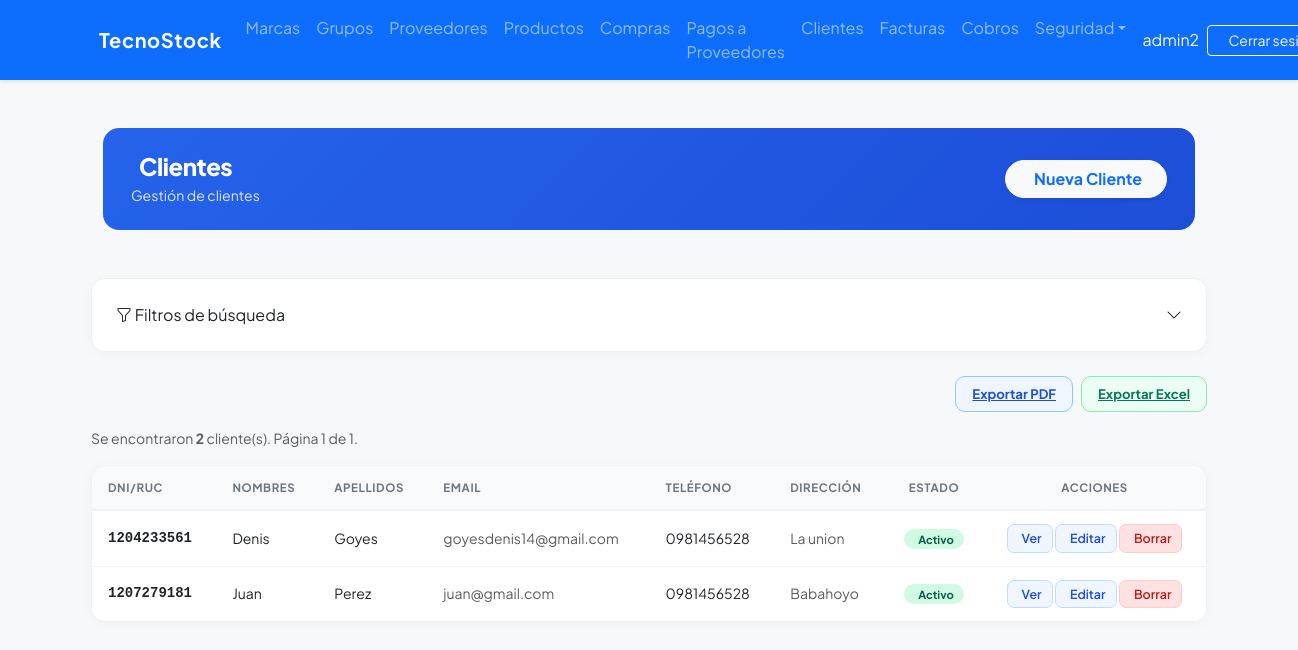
/customers/ (signed in), run on an earlier commit of the app's database.
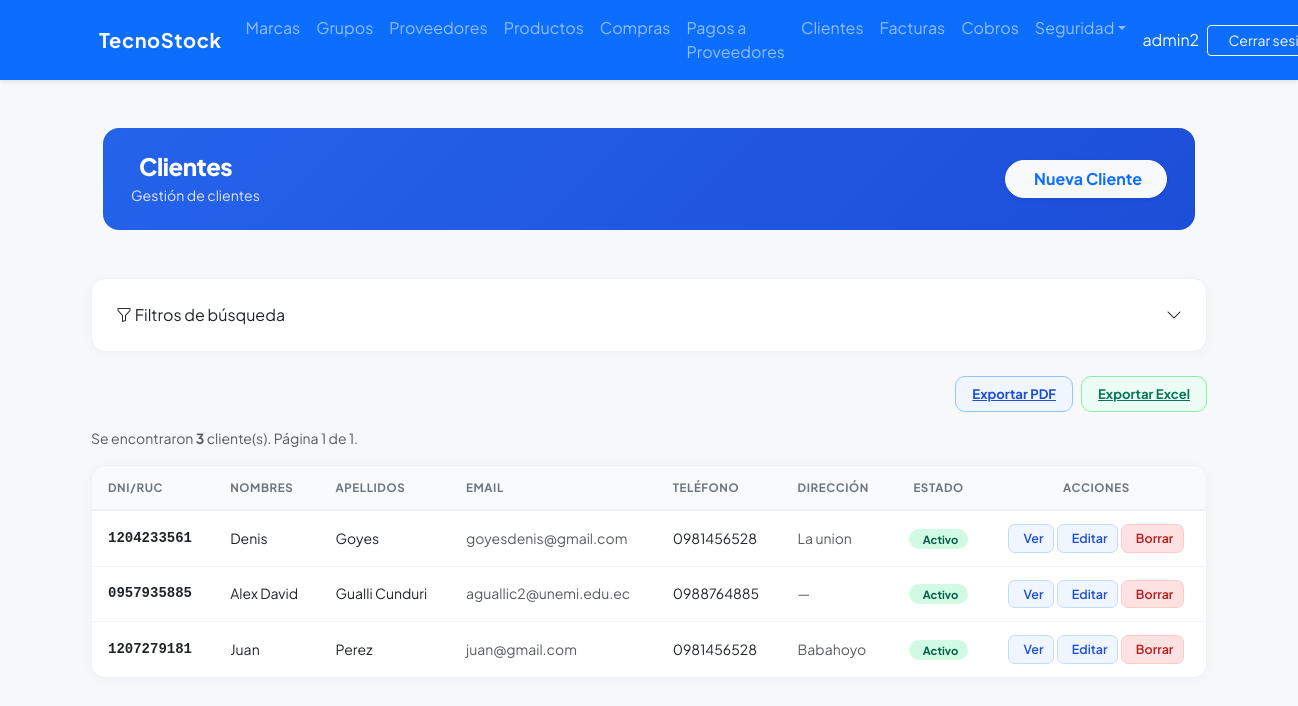
And on a later commit of the database.
### billing/models.py (models this page shows, shortened)
class Customer(models.Model):
    dni = models.CharField(max_length=13, unique=True, verbose_name='DNI/RUC', validators=[validate_cedula_ec])
    first_name = models.CharField(max_length=100, verbose_name='Nombres')
    last_name = models.CharField(max_length=100, verbose_name='Apellidos')
    email = models.EmailField(blank=True, null=True, verbose_name='Correo Electronico')
    phone = models.CharField(max_length=20, blank=True, null=True, verbose_name='Teléfono')
    address = models.TextField(blank=True, null=True, verbose_name='Dirección')
    whatsapp_apikey = models.CharField(
        max_length=20, blank=True, null=True,
        verbose_name='WhatsApp API Key (CallMeBot)',
        help_text='Solo necesaria si el cliente se suscribió a CallMeBot para recibir notificaciones.'
    )
    is_active = models.BooleanField(default=True, verbose_name='Activo')
    created_at = models.DateTimeField(auto_now_add=True, verbose_name='Creado el')
    updated_at = models.DateTimeField(auto_now=True, verbose_name='Actualizado el')
    class Meta:
        ordering = ['last_name', 'first_name']

### billing/views.py (the view)
# urls.py: path('customers/', views.CustomerListView.as_view(), name='customer_list'),
class CustomerListView(LoginRequiredMixin,GroupRequiredMixin, ExportMixin, PermissionOrRedirectMixin, ListView):
    permission_required = 'billing.view_customer'
    group_required = ['Administrador', 'Vendedor']
    model = Customer
    template_name = 'billing/customer_list.html'
    context_object_name = 'items'
    paginate_by = 10
    export_filename = 'clientes'
    export_fields = [
        ('dni', 'DNI/RUC'),
        ('first_name', 'Nombres'),
        ('last_name', 'Apellidos'),
        ('email', 'Correo'),
        ('phone', 'Teléfono'),
        ('address', 'Dirección'),
        ('is_active', 'Estado')
    ]
    def get_queryset(self):
        qs = super().get_queryset()
        p = self.request.GET
        if p.get('dni'):
            qs = qs.filter(dni=p['dni'])
        if p.get('name'):
            qs = qs.filter(Q(first_name__icontains=p['name']) | Q(last_name__icontains=p['name']))
        is_active = p.get('is_active', '')
        if is_active == 'true':
            qs = qs.filter(is_active=True)
        elif is_active == 'false':
            qs = qs.filter(is_active=False)
        return qs
    def get_context_data(self, **kwargs):
        ctx = super().get_context_data(**kwargs)
        ctx['filter'] = self.request.GET
        filter_keys = ['dni', 'name', 'is_active']
        ctx['has_active_filters'] = any(self.request.GET.get(k) for k in filter_keys)
        params = self.request.GET.copy()
        params.pop('page', None)
        ctx['query_string'] = params.urlencode()
        return ctx

### security/templatetags/security_tags.py (called while the page is built)
@register.filter(name='has_group')
def has_group(user, group_name):
    if not user.is_authenticated:
        return False
    if user.is_superuser:      # el superusuario ve todo
        return True
    return user.groups.filter(name=group_name).exists()

### shared/mixins.py (called while the page is built, shortened)
    def get(self, request, *args, **kwargs):
        export_format = request.GET.get('export')
        return super().get(request, *args, **kwargs)

    def get_context_data(self, **kwargs):
        ctx = super().get_context_data(**kwargs)
        params = self.request.GET.copy()
        params.pop('page', None)
        ctx['query_string'] = params.urlencode()
        fields = self.export_fields
        if not fields:
            fields = [(f.name, str(f.verbose_name).capitalize()) for f in self.model._meta.fields]
        ctx['available_columns'] = fields
        selected = self.request.GET.getlist('columns')
        if not selected:
            selected = [f[0] for f in fields]
        ctx['selected_columns'] = selected
        return ctx

### billing/templates/billing/customer_list.html (shortened to what this page needs)
{% extends 'billing/base.html' %}
{% block content %}
<div class="container-fluid py-4">
  <div class="page-header d-flex justify-content-between align-items-center mb-4">
    <div>
      <h1>Clientes</h1>
      <p>Gestión de clientes</p>
    </div>
    {% if perms.billing.add_customer %}
    <a href="{% url 'billing:customer_create' %}" class="btn btn-light fw-bold rounded-pill px-4 shadow-sm text-primary">
       Nueva Cliente
    </a>
    {% endif %}
  </div>
</div>
<div class="glass-card p-4 mb-4">
  <div class="d-flex justify-content-between align-items-center filter-toggle-btn"
       data-bs-toggle="collapse"
       data-bs-target="#filterCollapse"
       aria-expanded="{% if has_active_filters %}true{% else %}false{% endif %}"
       aria-controls="filterCollapse">
    <div>
      <i class="bi bi-funnel"></i> Filtros de búsqueda
    </div>
    <div class="d-flex align-items-center gap-2">
      <i class="bi bi-chevron-down ms-1"></i>
    </div>
  </div>
</div>
<div class="d-flex justify-content-end align-items-center gap-2 mb-3">
  <a href="?{{ query_string }}&export=pdf" class="btn-pdf">
     Exportar PDF
  </a>
  <a href="?{{ query_string }}&export=excel" class="btn-excel">
     Exportar Excel
  </a>
</div>
<p class="text-muted small">
  Se encontraron <strong>{{ paginator.count }}</strong> cliente(s).
  Página {{ page_obj.number }} de {{ paginator.num_pages }}.
</p>
<div class="products-table">
  <table class="table mb-0">
    <thead>
      <tr>
        {% if 'dni' in selected_columns %}<th>DNI/RUC</th>{% endif %}
        {% if 'first_name' in selected_columns %}<th>Nombres</th>{% endif %}
        {% if 'last_name' in selected_columns %}<th>Apellidos</th>{% endif %}
        {% if 'email' in selected_columns %}<th>Email</th>{% endif %}
        {% if 'phone' in selected_columns %}<th>Teléfono</th>{% endif %}
        {% if 'address' in selected_columns %}<th>Dirección</th>{% endif %}
        {% if 'is_active' in selected_columns %}<th class="text-center">Estado</th>{% endif %}
        <th class="text-center">Acciones</th>
      </tr>
    </thead>
    <tbody>
      {% for item in items %}
      <tr>
        {% if 'dni' in selected_columns %}<td class="fw-semibold font-monospace">{{ item.dni }}</td>{% endif %}
        {% if 'first_name' in selected_columns %}<td>{{ item.first_name }}</td>{% endif %}
        {% if 'last_name' in selected_columns %}<td>{{ item.last_name }}</td>{% endif %}
        {% if 'email' in selected_columns %}<td class="text-muted small">{{ item.email|default:"—" }}</td>{% endif %}
        {% if 'phone' in selected_columns %}<td>{{ item.phone|default:"—" }}</td>{% endif %}
        {% if 'address' in selected_columns %}<td class="text-muted small">{{ item.address|default:"—"|truncatechars:40 }}</td>{% endif %}
        {% if 'is_active' in selected_columns %}<td class="text-center">
          {% if item.is_active %}
            <span class="badge-active">Activo</span>
          {% else %}
            <span class="badge-inactive"><i class="fas fa-circle me-1" style="font-size:.4rem;"></i>Inactivo</span>
          {% endif %}
        </td>{% endif %}
        <td class="text-center text-nowrap">
          {% if perms.billing.view_customer %}
          <a href="{% url 'billing:customer_detail' item.pk %}" class="btn-view" title="Ver Detalle">
            Ver
          </a>
          {% endif %}
          {% if perms.billing.change_customer %}
          <a href="{% url 'billing:customer_update' item.pk %}" class="btn-edit">Editar</a>
          {% endif %}
          {% if perms.billing.delete_customer %}
          <a href="{% url 'billing:customer_delete' item.pk %}" class="btn-del">Borrar</a>
          {% endif %}
        </td>
      </tr>
      {% empty %}
      <tr>
        <td colspan="100" class="text-center py-4 text-muted">
          No se encontraron clientes con los filtros aplicados.
        </td>
      </tr>
      {% endfor %}
    </tbody>
  </table>
</div>
</div>
{% endblock %}

What changed in the data, as far as the page shows it:
changed Customer "Denis": email "goyesdenis14@gmail.com" → "goyesdenis@gmail.com"
added Customer: dni "0957935885", first_name "Alex David", last_name "Gualli Cunduri", email "aguallic2@unemi.edu.ec", phone "0988764885", address "—", is_active "Activo"
Also different on the page:
{{ paginator.count }}: "2" → "3"
